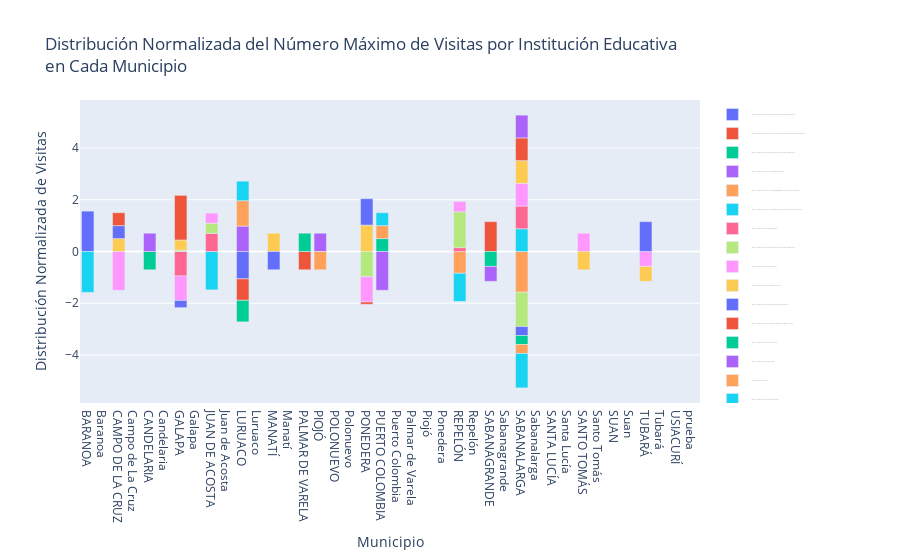

Notebook source saved alongside this figure:
### Code cell
# Agrupar por 'Municipio' y 'Nombre IED' y calcular el número máximo de 'N° Visita'
municipio_institucion_visita = df.groupby(['Municipio', 'Nombre IED'])['N° Visita'].max().reset_index()

# Calcular la media y desviación estándar por 'Municipio'
estadisticas_municipio = municipio_institucion_visita.groupby('Municipio')['N° Visita'].agg(['mean', 'std']).reset_index()

# Unir las estadísticas al DataFrame principal
municipio_institucion_visita = municipio_institucion_visita.merge(estadisticas_municipio, on='Municipio')

# Normalizar los datos (convertir a distribución normal)
municipio_institucion_visita['N° Visita Normalizada'] = (municipio_institucion_visita['N° Visita'] - municipio_institucion_visita['mean']) / municipio_institucion_visita['std']

# Crear el gráfico de barras normalizado con Plotly Express
fig = px.bar(
    municipio_institucion_visita,
    x='Municipio',
    y='N° Visita Normalizada',
    color='Nombre IED',
    title='Distribución Normalizada del Número Máximo de Visitas por Institución Educativa<br>en Cada Municipio',
    labels={
        'Municipio': 'Municipio',
        'N° Visita Normalizada': 'Distribución Normalizada de Visitas',
        'Nombre IED': 'Institución Educativa'
    }
)

fig.update_layout(
    legend=dict(
        traceorder='normal',
        yanchor='top',
        y=1,
        xanchor='left',
        x=1.02,
        title_text='',  # Oculta el título de la leyenda
        font=dict(size=1),  # Establece el tamaño de la fuente a 0 para ocultar nombres
        bgcolor='rgba(255, 255, 255, 0.8)'  # Fondo semitransparente para la leyenda
    ),
    margin=dict(r=200)  # Espacio adicional en el lado derecho para la leyenda
)
